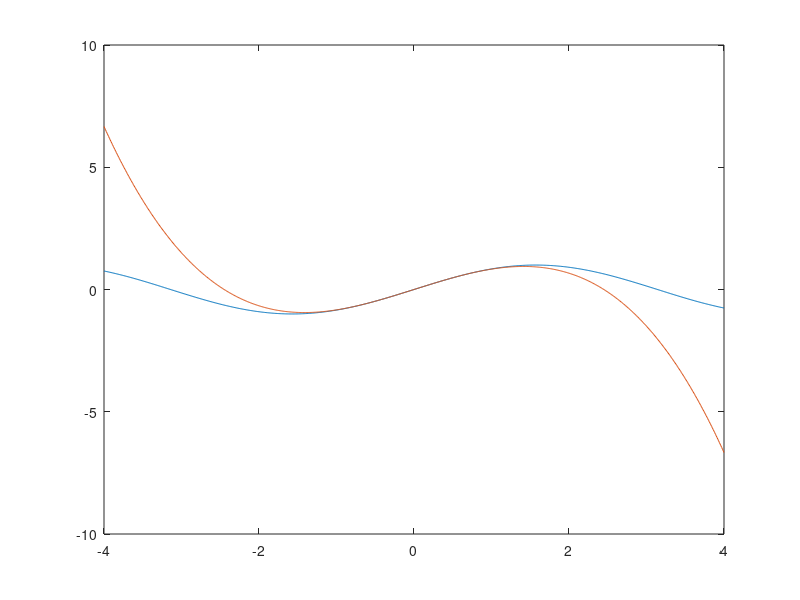

Source code (MATLAB):
clear; format long;  a=3;  b=5;
t1=a:0.01:20; t2=-20:0.01:-a;
%t=[t2,t1];
t=-4:0.01:4 ;
y(1,:)=sin(t);
y(2,:)=t-(t.^3)./6;


plot(t,y)
%plot(t,z)